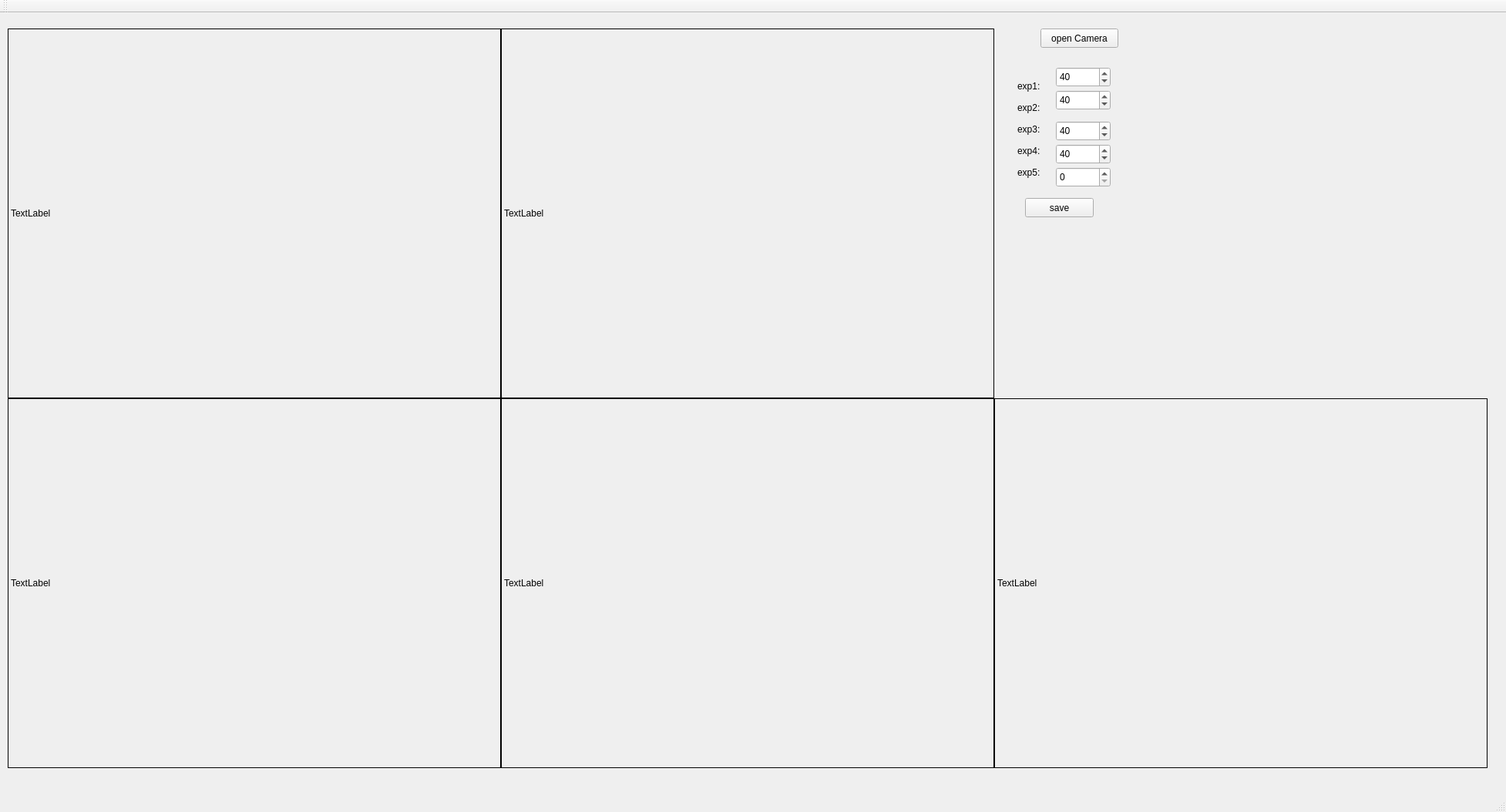
<?xml version="1.0" encoding="UTF-8"?>
<ui version="4.0">
 <class>MainWindow</class>
 <widget class="QMainWindow" name="MainWindow">
  <property name="geometry">
   <rect>
    <x>0</x>
    <y>0</y>
    <width>1954</width>
    <height>1054</height>
   </rect>
  </property>
  <property name="sizePolicy">
   <sizepolicy hsizetype="Fixed" vsizetype="Fixed">
    <horstretch>0</horstretch>
    <verstretch>0</verstretch>
   </sizepolicy>
  </property>
  <property name="windowTitle">
   <string>MainWindow</string>
  </property>
  <widget class="QWidget" name="centralWidget">
   <widget class="QLabel" name="labelRGB1">
    <property name="geometry">
     <rect>
      <x>10</x>
      <y>20</y>
      <width>640</width>
      <height>480</height>
     </rect>
    </property>
    <property name="frameShape">
     <enum>QFrame::Box</enum>
    </property>
    <property name="text">
     <string>TextLabel</string>
    </property>
   </widget>
   <widget class="QLabel" name="labelRGB2">
    <property name="geometry">
     <rect>
      <x>650</x>
      <y>20</y>
      <width>640</width>
      <height>480</height>
     </rect>
    </property>
    <property name="frameShape">
     <enum>QFrame::Box</enum>
    </property>
    <property name="text">
     <string>TextLabel</string>
    </property>
   </widget>
   <widget class="QLabel" name="labelRGB3">
    <property name="geometry">
     <rect>
      <x>10</x>
      <y>500</y>
      <width>640</width>
      <height>480</height>
     </rect>
    </property>
    <property name="frameShape">
     <enum>QFrame::Box</enum>
    </property>
    <property name="text">
     <string>TextLabel</string>
    </property>
   </widget>
   <widget class="QLabel" name="labelRGB4">
    <property name="geometry">
     <rect>
      <x>650</x>
      <y>500</y>
      <width>640</width>
      <height>480</height>
     </rect>
    </property>
    <property name="frameShape">
     <enum>QFrame::Box</enum>
    </property>
    <property name="text">
     <string>TextLabel</string>
    </property>
   </widget>
   <widget class="QPushButton" name="OpenBtn">
    <property name="geometry">
     <rect>
      <x>1350</x>
      <y>20</y>
      <width>101</width>
      <height>25</height>
     </rect>
    </property>
    <property name="text">
     <string>open Camera</string>
    </property>
   </widget>
   <widget class="QLabel" name="labelRGB5">
    <property name="geometry">
     <rect>
      <x>1290</x>
      <y>500</y>
      <width>640</width>
      <height>480</height>
     </rect>
    </property>
    <property name="frameShape">
     <enum>QFrame::Box</enum>
    </property>
    <property name="text">
     <string>TextLabel</string>
    </property>
   </widget>
   <widget class="QSpinBox" name="spinBox">
    <property name="geometry">
     <rect>
      <x>1370</x>
      <y>70</y>
      <width>71</width>
      <height>26</height>
     </rect>
    </property>
    <property name="maximum">
     <number>200</number>
    </property>
    <property name="value">
     <number>40</number>
    </property>
   </widget>
   <widget class="QSpinBox" name="spinBox_2">
    <property name="geometry">
     <rect>
      <x>1370</x>
      <y>100</y>
      <width>71</width>
      <height>26</height>
     </rect>
    </property>
    <property name="maximum">
     <number>200</number>
    </property>
    <property name="value">
     <number>40</number>
    </property>
   </widget>
   <widget class="QSpinBox" name="spinBox_3">
    <property name="geometry">
     <rect>
      <x>1370</x>
      <y>140</y>
      <width>71</width>
      <height>26</height>
     </rect>
    </property>
    <property name="maximum">
     <number>200</number>
    </property>
    <property name="value">
     <number>40</number>
    </property>
   </widget>
   <widget class="QSpinBox" name="spinBox_4">
    <property name="geometry">
     <rect>
      <x>1370</x>
      <y>170</y>
      <width>71</width>
      <height>26</height>
     </rect>
    </property>
    <property name="maximum">
     <number>200</number>
    </property>
    <property name="value">
     <number>40</number>
    </property>
   </widget>
   <widget class="QSpinBox" name="spinBox_5">
    <property name="geometry">
     <rect>
      <x>1370</x>
      <y>200</y>
      <width>71</width>
      <height>26</height>
     </rect>
    </property>
    <property name="maximum">
     <number>200</number>
    </property>
   </widget>
   <widget class="QLabel" name="label">
    <property name="geometry">
     <rect>
      <x>1320</x>
      <y>70</y>
      <width>41</width>
      <height>161</height>
     </rect>
    </property>
    <property name="text">
     <string>exp1:

exp2:

exp3:

exp4:

exp5:</string>
    </property>
   </widget>
   <widget class="QPushButton" name="saveBtn">
    <property name="geometry">
     <rect>
      <x>1330</x>
      <y>240</y>
      <width>89</width>
      <height>25</height>
     </rect>
    </property>
    <property name="text">
     <string>save</string>
    </property>
   </widget>
  </widget>
  <widget class="QMenuBar" name="menuBar">
   <property name="geometry">
    <rect>
     <x>0</x>
     <y>0</y>
     <width>1954</width>
     <height>28</height>
    </rect>
   </property>
  </widget>
  <widget class="QToolBar" name="mainToolBar">
   <attribute name="toolBarArea">
    <enum>TopToolBarArea</enum>
   </attribute>
   <attribute name="toolBarBreak">
    <bool>false</bool>
   </attribute>
  </widget>
  <widget class="QStatusBar" name="statusBar"/>
 </widget>
 <layoutdefault spacing="6" margin="11"/>
 <resources/>
 <connections/>
</ui>
